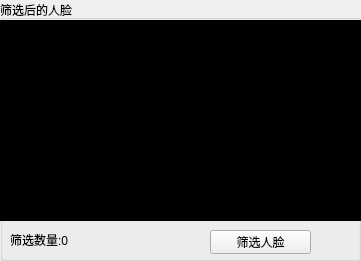
     <widget class="QGroupBox" name="groupBox_time">
      <property name="geometry">
       <rect>
        <x>1100</x>
        <y>330</y>
        <width>361</width>
        <height>261</height>
       </rect>
      </property>
      <property name="title">
       <string>筛选后的人脸</string>
      </property>
      <widget class="QLabel" name="ExtractedFilterAlignedFacesLabel">
       <property name="geometry">
        <rect>
         <x>0</x>
         <y>20</y>
         <width>361</width>
         <height>201</height>
        </rect>
       </property>
       <property name="minimumSize">
        <size>
         <width>120</width>
         <height>128</height>
        </size>
       </property>
       <property name="maximumSize">
        <size>
         <width>600</width>
         <height>256</height>
        </size>
       </property>
       <property name="styleSheet">
        <string notr="true">background-color: rgb(0,0, 0);</string>
       </property>
       <property name="text">
        <string/>
       </property>
       <property name="alignment">
        <set>Qt::AlignLeading|Qt::AlignLeft|Qt::AlignVCenter</set>
       </property>
      </widget>
      <widget class="QLabel" name="label_filter_face_num">
       <property name="geometry">
        <rect>
         <x>10</x>
         <y>230</y>
         <width>81</width>
         <height>20</height>
        </rect>
       </property>
       <property name="text">
        <string>筛选数量:0</string>
       </property>
      </widget>
      <widget class="QPushButton" name="btnFilterFaces">
       <property name="geometry">
        <rect>
         <x>210</x>
         <y>230</y>
         <width>101</width>
         <height>24</height>
        </rect>
       </property>
       <property name="toolTip">
        <string>筛选提取的人脸</string>
       </property>
       <property name="text">
        <string>筛选人脸</string>
       </property>
       <property name="icon">
        <iconset>
         <normaloff>icons/过滤.png</normaloff>icons/过滤.png</iconset>
       </property>
      </widget>
     </widget>
